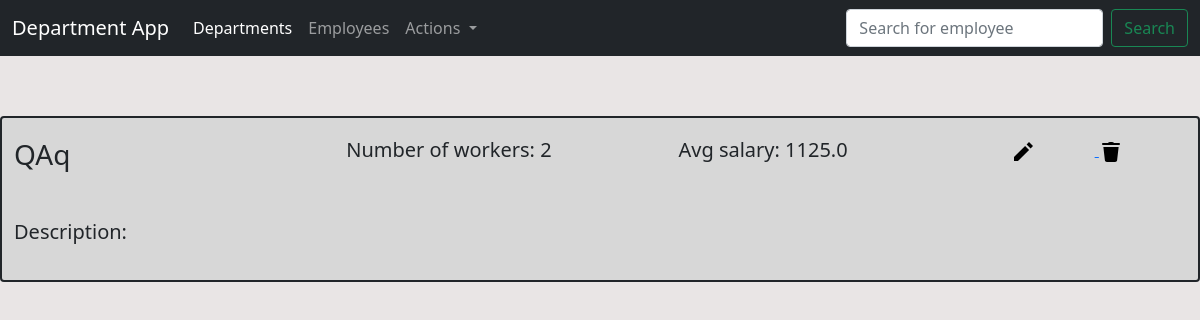
The page /departments on the database its author committed.
### department_app/models/department_model.py (models this page shows, shortened)
class Departments(db.Model):
    id = db.Column(db.Integer, primary_key = True)
    dep_name = db.Column(db.String(50), nullable = False, unique = True)
    dep_description = db.Column(db.String(150))

### department_app/views/departments_view.py (the view)
@app.route("/departments")
def departments():
    salary_and_amount  = {elem.dep_name: count_avg_and_amount(elem.dep_name) for elem in Departments.query.all()}
    print(salary_and_amount)
    return render_template('departments.html', all_deps = Departments.query.all(), characteristics = salary_and_amount, menu = menu, dropdown = dropdown)

### department_app/service/common_funcs.py (called while the page is built)
def count_avg_and_amount(dep):
    res = Employees.query.filter_by(emp_department = dep)
    sals = [x.emp_salary for x in res]
    try:
        return sum(sals)/len(sals), len(sals)
    except:
        return 'No employees in department', 0

### department_app/templates/departments.html (shortened to what this page needs)
{% extends 'base.html' %}
{% block content %}
{% for data in all_deps %}
    <section>
        <div class="container-xxl">
          <div class="row">
            <span class="border border-dark border-2 rounded"  style="background-color: #D7D7D7;">
                <div class="row">
                    <div class="col">
                      <h3>{{data.dep_name}}</h3>
                    </div>
                    <div class="col">
                      <h5>Number of workers: {{ characteristics[data.dep_name][1] }}</h5>
                    </div>
                    <div class="col">
                      <h5>Avg salary: {{characteristics[data.dep_name][0]}}</h5>
                    </div>
                    <div class="col-2 align-items-end">
                      <a id="edit-{{data.id}}" href="departments/edit/{{data.id}}">
                        <img src = "../static/images/icons8-edit-24.svg", alt="Edit" style="padding-right: 60px">
                      </a>
                      <a id="delete-{{data.id}}" href="departments/delete/{{data.id}}">
                        <img src = "../static/images/icons8-delete-24.svg", alt="Delete">
                      </a>
                    </div>
                  </div>
                <div class="row">
                    <div class="col">
                      <h5>Description:</h5>
                    </div>
                </div>
            </span>
          </div>
        </div>
    </section>
  {% endfor %}
{% endblock -%}

### department_app/static/css/styles.css (style rules this page uses)
section { padding-top: 40px; padding-bottom: 40px; }
.row { padding-top: 20px; padding-bottom: 20px; }
body { background-color: #E9E5E5; }

### rows shown on the page
Departments: dep_name "QAq", dep_name "2", dep_name "1125.0"

### other values the page prints
{{ m.name }} "Departments" "Employees"
